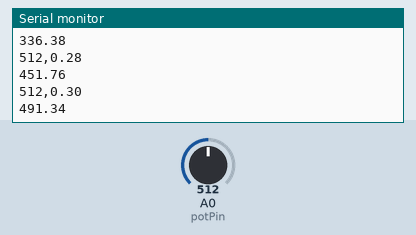
This sketch was run on a simulated Arduino Uno, built with avr-gcc and run on an emulated ATmega328P. Shown: the last lines printed to the serial monitor. Inputs (shaded band) come from the test bench; at power-on: A0 (potPin) = 512.

Above: at 1.2 s.
1.3 s: A0 (potPin) set to 716
At 1.82 s:
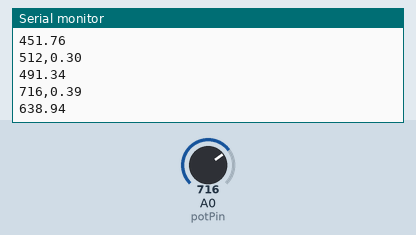
2.8 s: A0 (potPin) set to 900
At 2.82 s:
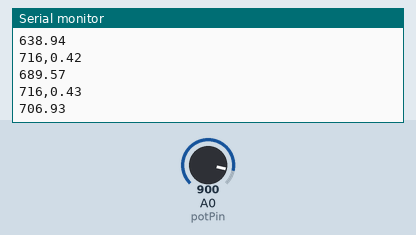
Timing chart, 0 to 5.8 s (numbered marks = the images above; inputs shaded):
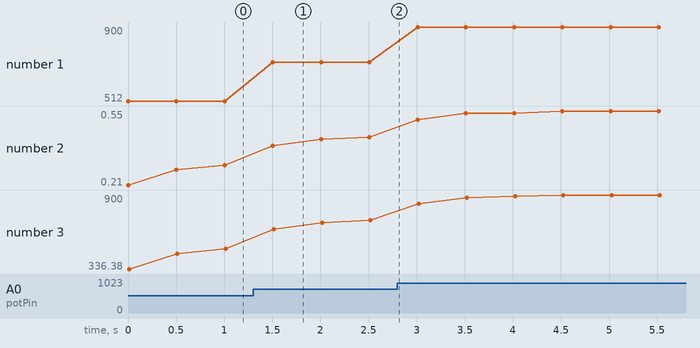

The sketch:

Lab03-2.ino
```cpp
const byte potPin = 14;
int val;
float sensorValue;
float sensorVoltage;
int i;

void setup() {
 Serial.begin(9600);

}

void loop() {
  val = analogRead(potPin);
  Serial.print(val);
  Serial.print(",");

  for (i=0;i<=2.5;i++)
  {
  sensorValue = 0.7* sensorValue + 0.3* analogRead(14);
  sensorVoltage = sensorValue * 2.5 / 4095;

  }
  Serial.println(sensorVoltage);
  Serial.println(sensorValue);
  delay(500);
}
```

Measured:
- after the input at 1.3 s, the serial monitor: prints a new line after 0.21 s (image 1)
- plotted number 1: 512 → 716 after the input at 1.3 s, 716 → 900 after the input at 2.8 s
- plotted number 2: 0.3 → 0.43 after the input at 1.3 s, 0.43 → 0.55 after the input at 2.8 s
- plotted number 3: 491.34 → 706.93 after the input at 1.3 s, 706.93 → 900 after the input at 2.8 s
